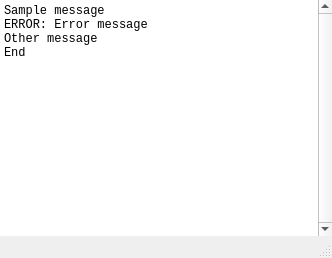
<?xml version="1.0" encoding="UTF-8"?>
<ui version="4.0">
 <class>ConsoleWindow</class>
 <widget class="QMainWindow" name="ConsoleWindow">
  <property name="geometry">
   <rect>
    <x>0</x>
    <y>0</y>
    <width>332</width>
    <height>258</height>
   </rect>
  </property>
  <property name="windowTitle">
   <string>Log</string>
  </property>
  <widget class="QWidget" name="centralwidget">
   <layout class="QGridLayout" name="gridLayout">
    <property name="leftMargin">
     <number>0</number>
    </property>
    <property name="topMargin">
     <number>0</number>
    </property>
    <property name="rightMargin">
     <number>0</number>
    </property>
    <property name="bottomMargin">
     <number>0</number>
    </property>
    <item row="0" column="0">
     <widget class="QPlainTextEdit" name="console">
      <property name="font">
       <font>
        <family>Liberation Mono</family>
        <stylestrategy>PreferDefault</stylestrategy>
        <kerning>false</kerning>
       </font>
      </property>
      <property name="frameShape">
       <enum>QFrame::NoFrame</enum>
      </property>
      <property name="frameShadow">
       <enum>QFrame::Plain</enum>
      </property>
      <property name="verticalScrollBarPolicy">
       <enum>Qt::ScrollBarAlwaysOn</enum>
      </property>
      <property name="undoRedoEnabled">
       <bool>false</bool>
      </property>
      <property name="readOnly">
       <bool>true</bool>
      </property>
      <property name="plainText">
       <string>Sample message
ERROR: Error message
Other message
End</string>
      </property>
     </widget>
    </item>
   </layout>
  </widget>
  <widget class="QStatusBar" name="statusbar"/>
 </widget>
 <resources/>
 <connections/>
</ui>
